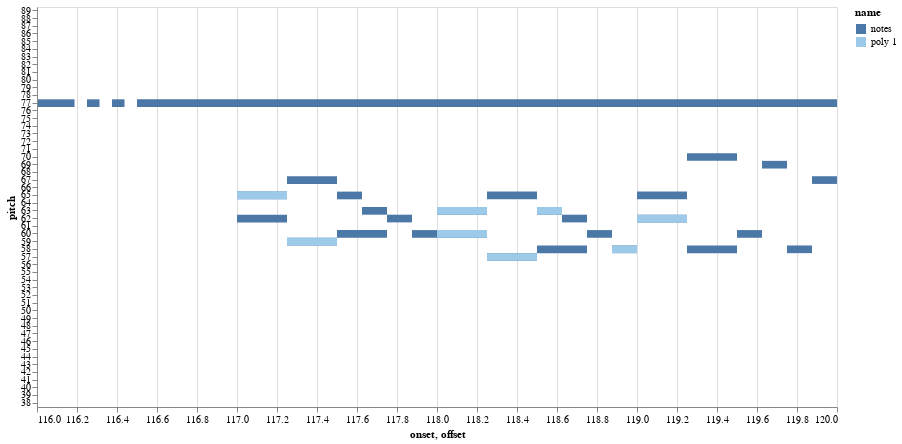

Here is the notebook cell this chart was saved with:
### Markdown cell above
Using the old matcher, 13 instances have been found, some of which should still be false positives.
Therefore, we look at all matches and select only the true positives:

### Code cell
plotpolygrams(notes, best[[10]], start=116, stop=120)

### Figure 1 — Vega-Lite specification as saved in the notebook (floating-point values rounded to 4 significant figures; data arrays with more than 128 entries replaced by an {"elided": "..."} marker saying what was removed)
{"data": {"values": {"elided": "2093 records"}}, "encoding": {"color": {"field": "name", "scale": {"scheme": "tableau20"}, "type": "nominal"}, "tooltip": {"field": "pitch", "type": "quantitative"}, "x": {"field": "onset", "scale": {"domain": [116, 120]}, "type": "quantitative"}, "x2": {"field": "offset", "type": "quantitative"}, "y": {"field": "pitch", "scale": {"domain": [89, 88, 87, 86, 85, 84, 83, 82, 81, 80, 79, 78, 77, 76, 75, 74, 73, 72, 71, 70, 69, 68, 67, 66, 65, 64, 63, 62, 61, 60, 59, 58, 57, 56, 55, 54, 53, 52, 51, 50, 49, 48, 47, 46, 45, 44, 43, 42, 41, 40, 39, 38]}, "type": "ordinal"}}, "height": 400, "mark": {"clip": true, "type": "rect"}, "width": 800}
